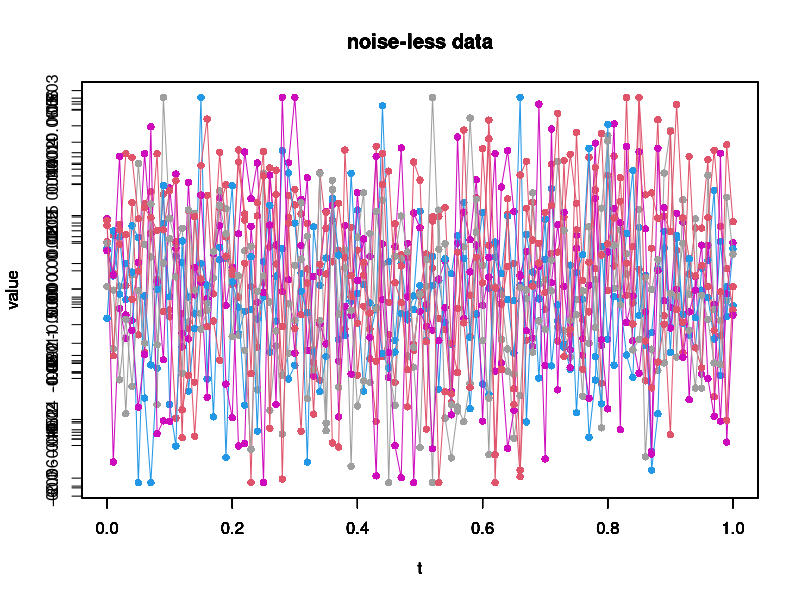

This chart was generated by the following R code: (Note: a time limit stopped this script after it produced the figure.)
# Task 3
sgma = function(i_val) {
    return(1 / ((pi + i ^ 2) ^ 2));
}
N = 8000;
#  Subtask a:
lambda_a = function(i_val) {
    return(i_val * pi);
}
a_func = function(t_val) {
    result = c();
    for (i in 1:N) {
        result[i] = cos(lambda_a(i) * t_val) * rnorm(1)*sgma(i) + sin(lambda_a(i) * t_val) * rnorm(1)*sgma(i);
    }
    return(sum(result));
}
get_realization = function() {
    result = c();
    time_value = 0;
    for (i in 1:101) {
        result[i] = a_func(time_value);
        time_value = time_value + 0.01;
    }
    return(result);
}

dev.new();
realizations = list();
t_vals = seq(0, 1, by = 0.01);
for (i in 1:9) {
    realizations[[i]] = get_realization();
    plot(t_vals, realizations[[i]], xlim = range(t_vals), ylim = range(realizations[[i]]), xlab = "t", ylab = "value",
     main = "noise-less data", pch = 16, col = 10 * i);
    lines(t_vals, realizations[[i]], xlim = range(t_vals), ylim = range(realizations[[i]]), pch = 16, col = 10 * i);
    par(new = TRUE);
}
realizations[[10]] = get_realization();
plot(t_vals, realizations[[10]], xlim = range(t_vals), ylim = range(realizations[[10]]), xlab = "t", ylab = "value",
     main = "noise-less data", pch = 16, col = 10 * 10);
lines(t_vals, realizations[[10]], xlim = range(t_vals), ylim = range(realizations[[10]]), pch = 16, col = 10 * 10);

# Task 3
#  Subtask b
lambda_b = function(i_val) {
    return(rnorm(1, i_val * pi, (i_val + 1) * pi));
}
b_func = function(t_val) {
    result = c();
    for (i in 1:N) {
        result[i] = cos(lambda_b(i) * t_val) * rnorm(1)*sgma(i) + sin(lambda_b(i) * t_val) * rnorm(1)*sgma(i);
    }
    return(sum(result));
}

get_realization_b = function() {
    result = c();
    time_value = 0;
    for (i in 1:101) {
        result[i] = b_func(time_value);
        time_value = time_value + 0.01;
    }
    return(result);
}

par(new = FALSE);

dev.new();
dev.next();
realizations_b = list();
for (i in 1:9) {
    realizations_b[[i]] = get_realization_b();
    plot(t_vals, realizations_b[[i]], xlim = range(t_vals), ylim = c(-10, 10), xlab = "t", ylab = "value",
     main = "noise-less data", pch = 16, col = 10 * i);
    lines(t_vals, realizations_b[[i]], xlim = range(t_vals), ylim = c(-10, 10), pch = 16, col = 10 * i);
    par(new = TRUE);
}
realizations_b[[10]] = get_realization_b();
plot(t_vals, realizations_b[[10]], xlim = range(t_vals), ylim = c(-10, 10), xlab = "t", ylab = "value",
     main = "noise-less data", pch = 16, col = 10 * 10);
lines(t_vals, realizations_b[[10]], xlim = range(t_vals), ylim = c(-10, 10), pch = 16, col = 10 * 10);

par(new = FALSE);

mid_val = list();
mid_value = c();
mid_val_b = list();
mid_value_b = c();
for (i in 1:101) {
    mid_val[[i]] = NaN * seq(10);
    mid_val_b[[i]] = NaN * seq(10);
    for (j in 1:10) {
        mid_val[[i]][j] = realizations[[j]][i];
        mid_val_b[[i]][j] = realizations_b[[j]][i];
    }
    mid_value[i] = mean(mid_val[[i]]);
    mid_value_b[i] = mean(mid_val_b[[i]]);
}

dev.new();
plot(t_vals, mid_value, xlim = range(t_vals), c(-10, 10), xlab = "t", ylab = "value",
     main = "noise-less data", pch = 16, col = 10);
lines(t_vals, mid_value, xlim = range(t_vals), ylim = c(-10, 10), pch = 16, col = 10);
dev.new();
plot(t_vals, mid_value_b, xlim = range(t_vals), c(-10, 10), xlab = "t", ylab = "value",
     main = "noise-less data", pch = 16, col = 30);
lines(t_vals, mid_value_b, xlim = range(t_vals), ylim = c(-10, 10), pch = 16, col = 30);
